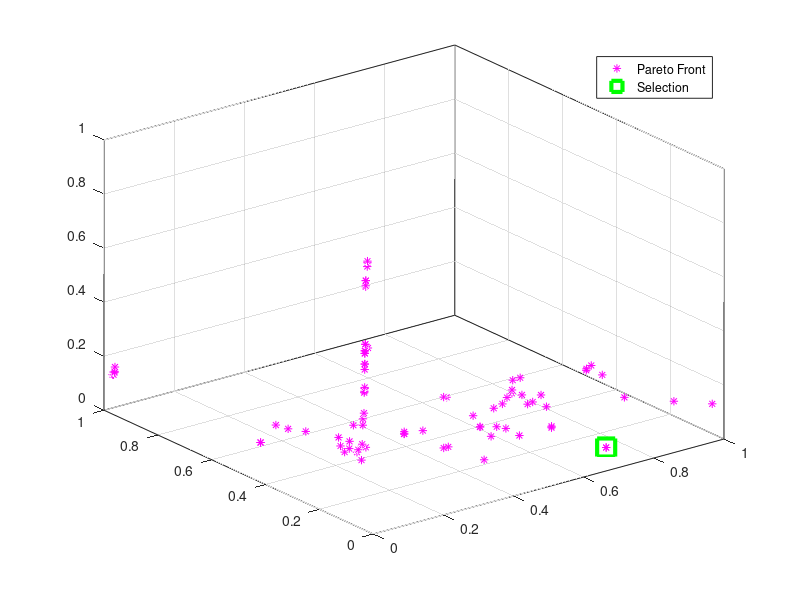

Source code (MATLAB): (Note: this script raises an error after producing the figure.)
clear all
clc
close all

%load LISTnor01 if you want to construct the mixed feature with 30 SHAP features
load LISTnor02 %if you want to construct the mixed feature with 52 SHAP features


Nbins=35;

smo=-1;  % SMOTE parameter: If smo>o performs SMOTE

mixing=1; % 1->power ; 2->linear

Nsample=max(size(TRAINDATAnor));

soglia=35;          % [k]

utopian=0;  % Do you want to select the Utopian point (1) or the least distance (0)?

load Pareto2DT35Batt52Pow.mat

salva=0;

%%%%%%%%%%%% UTOPIA POINT FROM PARETO FRONT %%%%%%%%%%%%%%%%%%%
m1=min(ObjectiveValue(:,1));
mm1=max(ObjectiveValue(:,1));

m2=min(ObjectiveValue(:,2));
mm2=max(ObjectiveValue(:,2));

[m3,pic2]=min(ObjectiveValue(:,3));

if m3>0
    ObjectiveValue(:,3)=ObjectiveValue(:,3)-abs(m3);
else
    ObjectiveValue(:,3)=ObjectiveValue(:,3)+abs(m3);
end

m3=min(ObjectiveValue(:,3));
mm3=max(ObjectiveValue(:,3));

ObjectiveValue(:,1)=(ObjectiveValue(:,1)-m1)/(mm1-m1);
ObjectiveValue(:,2)=(ObjectiveValue(:,2)-m2)/(mm2-m2);
ObjectiveValue(:,3)=(ObjectiveValue(:,3)-m3)/(mm3-m3);

mx=10000;
pic=-1;

for i=1:max(size(ObjectiveValue))

    if norm([ObjectiveValue(i,1),ObjectiveValue(i,2),...
        ObjectiveValue(i,3)])<mx
    
    mx=norm([ObjectiveValue(i,1),ObjectiveValue(i,2),...
        ObjectiveValue(i,3)]);

    pic=i;
    end

end
%%%%%%%%%%%% UTOPIA POINT FROM PARETO FRONT %%%%%%%%%%%%%%%%%%%

if utopian==0 
    pic=pic2;
end

x=solution(pic,:);

figure(1)
plot3(ObjectiveValue(:,1),ObjectiveValue(:,2),...
    ObjectiveValue(:,3),'m*')
grid on
box on

hold on
plot3(ObjectiveValue(pic,1),ObjectiveValue(pic,2),...
    ObjectiveValue(pic,3),'sg','MarkerSize',13,'LineWidth',3)
legend('Pareto Front','Selection')

figure(2)

Nx=max(size(x));

x1=x(1:Nx/2);
x2=x(Nx/2+1:Nx);

x1=x1/norm(x1);
x2=x2/norm(x2);

x(1:Nx/2)=x1(:);
x(Nx/2+1:Nx)=x2(:);

indexSI=find(Tc>=soglia);
indexNO=find(Tc<soglia);

Nsi=max(size(indexSI));
Nno=max(size(indexNO));

FEATSI=zeros(Nsi,Nx/2);
FEATNO=zeros(Nno,Nx/2);

%%%%%%%%%%%%%%%%%%%%%%%%%%%%%%%%%%%%%%%%%%
for i=1:Nx/2
    FEATSI(:,i)=TRAINDATAnor(indexSI,i);
end
%%%%%%%%%%%%%%%%%%%%%%%%%%%%%%%%%%%%%%%%%

%%%%%%%%%%%%%%%%%%%%%%%%%%%%%%%%%%%%%%%%%%
for i=1:Nx/2
    FEATNO(:,i)=TRAINDATAnor(indexNO,i);
end
%%%%%%%%%%%%%%%%%%%%%%%%%%%%%%%%%%%%%%%%%

if smo>0
SINTET=[FEATSI Tc(indexSI)];

%%%%%%%%%%%%%%%%%%%%%%%MINORITY CLASS OVERSAMPLING%%%%%%%%%%%%%%%%%%%%%%%%%
[SINTET,C,Xn,Cn] = smote(SINTET,smo,ceil(smo));
FEATSI=SINTET(:,1:Nx/2);
Nsi=max(size(FEATSI));
%%%%%%%%%%%%%%%%%%%%%%%MINORITY CLASS OVERSAMPLING%%%%%%%%%%%%%%%%%%%%%%%%%
end

%%% costruzione prima feature mista

if mixing==1
    ff1=ones(Nsample,1);
    f1si=ones(Nsi,1);
    f1no=ones(Nno,1);
else
    ff1=zeros(Nsample,1);
    f1si=zeros(Nsi,1);
    f1no=zeros(Nno,1);
end


for i=1:Nx/2

if mixing==1
    ff1=ff1.*TRAINDATAnor(:,i).^x(i);
    f1si=f1si.*FEATSI(:,i).^x(i);
    f1no=f1no.*FEATNO(:,i).^x(i);
else
    ff1=ff1+x(i)*TRAINDATAnor(:,i);
    f1si=f1si+x(i)*FEATSI(:,i);
    f1no=f1no+x(i)*FEATNO(:,i);
end

end

%%% costruzione SECONDA feature mista

if mixing==1
    ff2=ones(Nsample,1);
    f2si=ones(Nsi,1);
    f2no=ones(Nno,1);
else
    ff2=zeros(Nsample,1);
    f2si=zeros(Nsi,1);
    f2no=zeros(Nno,1);
end

for i=1:Nx/2
    if mixing==1
        ff2=ff2.*TRAINDATAnor(:,i).^x(i+Nx/2);
        f2si=f2si.*FEATSI(:,i).^x(i+Nx/2);
        f2no=f2no.*FEATNO(:,i).^x(i+Nx/2);
    else
        ff2=ff2+x(i+Nx/2)*TRAINDATAnor(:,i);
        f2si=f2si+x(i+Nx/2)*FEATSI(:,i);
        f2no=f2no+x(i+Nx/2)*FEATNO(:,i);
    end
end

b1min=min(ff1);
b1max=max(ff1);

b2min=min(ff2);
b2max=max(ff2);

figure(2)

f1sinor=(f1si-b1min)/(b1max-b1min);
f2sinor=(f2si-b2min)/(b2max-b2min);

f1nonor=(f1no-b1min)/(b1max-b1min);
f2nonor=(f2no-b2min)/(b2max-b2min);

hsi=histogram2(f1sinor,f2sinor,0:1/Nbins:1,0:1/Nbins:1,...
    'Normalization','probability');

H1=hsi.Values;

yy1=0:1/(Nbins-1):1;
yy2=0:1/(Nbins-1):1;

[XX1,YY1] = meshgrid(yy1(1:end),yy2(1:end));

hold on

hno=histogram2(f1nonor,f2nonor,0:1/Nbins:1,0:1/Nbins:1,...
    'Normalization','probability','FaceColor','yellow');

H2=hno.Values;

zz1=0:1/(Nbins-1):1;
zz2=0:1/(Nbins-1):1;

[XX2,YY2] = meshgrid(zz1(1:end),zz2(1:end));

xlabel('First feature')
ylabel('Second feature')
legend('IN','OUT')

[F2,W2]=converhist(H2);
[F1,W1]=converhist(H1);

Nsi=max(size(FEATSI));
Nno=max(size(FEATNO));

if smo>0
% Costruisci dati per i classificatori
TRAINDATAnor=[FEATSI;FEATNO];
Tc=[SINTET(:,end);Tc(indexNO)];
Nsample=max(size(TRAINDATAnor));
end

if mixing==1
TTT(:,1)=ones(Nsample,1);
TTT(:,2)=ones(Nsample,1);
else
TTT(:,1)=zeros(Nsample,1);
TTT(:,2)=zeros(Nsample,1);
end

for i=1:Nx/2
    
if mixing==1
    TTT(:,1)=TTT(:,1).*TRAINDATAnor(:,i).^x(i);
    TTT(:,2)=TTT(:,2).*TRAINDATAnor(:,i).^x(i+Nx/2);
else
    TTT(:,1)=TTT(:,1)+x(i)*TRAINDATAnor(:,i);
    TTT(:,2)=TTT(:,2)+x(i+Nx/2)*TRAINDATAnor(:,i);
end
    TTT(:,i+2)=TRAINDATAnor(:,i);
end
%
TTT(:,Nx/2+3)=Tc>=soglia;


TTT(:,1)=(TTT(:,1)-b1min)/(b1max-b1min);
TTT(:,2)=(TTT(:,2)-b2min)/(b2max-b2min);

%save TESTCLASS/mixing02D x b1min b1max b2min b2max

%%%%%%%%%%%REMOVE ZEROS%%%%%%%%%%%%%
% for i=1:max(size(Tc))
% 
%     if Tc(i)==0
%     
%         TTT(i,1)=NaN;
%         TTT(i,2)=NaN;
%         Tc(i)=NaN;
%     end
% 
% end
%%%%%%%%%%REMOVE ZEROS%%%%%%%%%%%%%

figure
scatter(TTT(:,1),TTT(:,2),[],Tc,'filled')
colorbar

entr1=BivariateGauss(XX1,YY1,H1);
entr2=BivariateGauss(XX2,YY2,H2);

%%%%%%%%%
if salva==1
fid = fopen('Pow_Batt_2D_uto_mixed_52.txt', 'wt');
 
     fprintf(fid,'%s \n', 'Min-Max values (first)');
     fprintf(fid,'%f %f \n',b1min, b1max);
     

     fprintf(fid,'%s \n', ' ');
     
     if mixing==1
     fprintf(fid,'%s \n', 'Weights-Power mixing (first)');
     else
     fprintf(fid,'%s \n', 'Weights-Linear mixing (first)');
     end
     
     fprintf(fid,'%12.12f \n',x1);
    
     fprintf(fid,'%s \n', ' ');
    
     fprintf(fid,'%s \n', 'Min-Max values (second)');
     fprintf(fid,'%f %f \n',b2min, b2max);
     fprintf(fid,'%s \n', ' ');
     if mixing==1
     fprintf(fid,'%s \n', 'Weights-Power mixing (second)');
     else
     fprintf(fid,'%s \n', 'Weights-Linear mixing (second)');
     end
     
     fprintf(fid,'%12.12f \n',x2);

     fclose(fid);
end